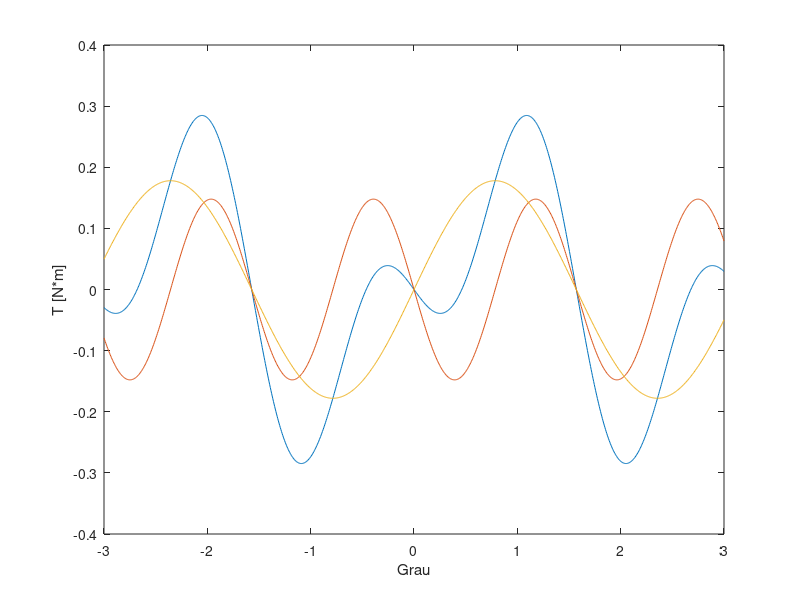

This figure's MATLAB source:
clc
clear

i_1 = .37;
i_2 = -0.37;

A = (i_1^2)/2;
B = (i_2^2)/2;
C = (i_1*i_2);

x = linspace(-3, 3,1000); 
T = A*(-1.08*sin(4*x)) + B*(-1.08*sin(4*x)) + C*(-1.3*sin(2*x));
T_1 = A*(-1.08*sin(4*x)) + B*(-1.08*sin(4*x));
T_2 = C*(-1.3*sin(2*x));

plot(x,T, x,T_1, x,T_2)
ylabel('T [N*m]')
xlabel('Grau')
